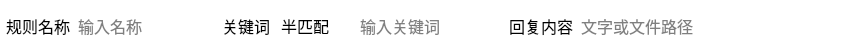
                      <widget class="QFrame" name="horizontalFrame_9">
                       <property name="maximumSize">
                        <size>
                         <width>16777215</width>
                         <height>52</height>
                        </size>
                       </property>
                       <property name="styleSheet">
                        <string notr="true">border-radius: 8px;
background:rgb(255, 255, 255);</string>
                       </property>
                       <layout class="QHBoxLayout" name="horizontalLayout_14" stretch="0,1,0,0,1,0,1,0">
                        <property name="spacing">
                         <number>6</number>
                        </property>
                        <property name="leftMargin">
                         <number>6</number>
                        </property>
                        <property name="topMargin">
                         <number>4</number>
                        </property>
                        <property name="rightMargin">
                         <number>6</number>
                        </property>
                        <property name="bottomMargin">
                         <number>4</number>
                        </property>
                        <item>
                         <widget class="QLabel" name="label_11">
                          <property name="font">
                           <font>
                            <family>微软雅黑 Light</family>
                            <pointsize>12</pointsize>
                           </font>
                          </property>
                          <property name="styleSheet">
                           <string notr="true">color:rgb(0, 0, 0);
background:rgba(0, 0, 0, 0);</string>
                          </property>
                          <property name="text">
                           <string>规则名称</string>
                          </property>
                         </widget>
                        </item>
                        <item>
                         <widget class="QLineEdit" name="RuleName_lineEdit_3">
                          <property name="font">
                           <font>
                            <family>微软雅黑 Light</family>
                            <pointsize>12</pointsize>
                           </font>
                          </property>
                          <property name="styleSheet">
                           <string notr="true">color:rgb(0, 0, 0);
background:rgb(255, 255, 255);
border-radius: 0px;</string>
                          </property>
                          <property name="placeholderText">
                           <string>输入名称</string>
                          </property>
                         </widget>
                        </item>
                        <item>
                         <widget class="QLabel" name="label_5">
                          <property name="font">
                           <font>
                            <family>微软雅黑 Light</family>
                            <pointsize>12</pointsize>
                           </font>
                          </property>
                          <property name="styleSheet">
                           <string notr="true">color:rgb(0, 0, 0);
background:rgba(0, 0, 0, 0);</string>
                          </property>
                          <property name="text">
                           <string>关键词</string>
                          </property>
                         </widget>
                        </item>
                        <item>
                         <widget class="QComboBox" name="KeyWord_comboBox_3">
                          <property name="minimumSize">
                           <size>
                            <width>76</width>
                            <height>0</height>
                           </size>
                          </property>
                          <property name="font">
                           <font>
                            <pointsize>12</pointsize>
                           </font>
                          </property>
                          <property name="styleSheet">
                           <string notr="true">QComboBox {
    color: rgb(0, 0, 0);
    background: rgb(255, 255, 255);
    border-radius: 0px;
    border: none;
}

QComboBox::drop-down {
    width: 0px;
    border: none;
}

QComboBox::down-arrow {
    image: none;
}</string>
                          </property>
                          <item>
                           <property name="text">
                            <string>半匹配</string>
                           </property>
                          </item>
                          <item>
                           <property name="text">
                            <string>全匹配</string>
                           </property>
                          </item>
                         </widget>
                        </item>
                        <item>
                         <widget class="QLineEdit" name="KeyWord_lineEdit_3">
                          <property name="minimumSize">
                           <size>
                            <width>145</width>
                            <height>0</height>
                           </size>
                          </property>
                          <property name="font">
                           <font>
                            <family>微软雅黑 Light</family>
                            <pointsize>12</pointsize>
                           </font>
                          </property>
                          <property name="styleSheet">
                           <string notr="true">color:rgb(0, 0, 0);
background:rgb(255, 255, 255);
border-radius: 0px;</string>
                          </property>
                          <property name="placeholderText">
                           <string>输入关键词</string>
                          </property>
                         </widget>
                        </item>
                        <item>
                         <widget class="QLabel" name="label_6">
                          <property name="font">
                           <font>
                            <family>微软雅黑 Light</family>
                            <pointsize>12</pointsize>
                           </font>
                          </property>
                          <property name="styleSheet">
                           <string notr="true">color:rgb(0, 0, 0);
background:rgba(0, 0, 0, 0);</string>
                          </property>
                          <property name="text">
                           <string>回复内容</string>
                          </property>
                         </widget>
                        </item>
                        <item>
                         <widget class="QLineEdit" name="Reply_lineEdit_3">
                          <property name="minimumSize">
                           <size>
                            <width>220</width>
                            <height>0</height>
                           </size>
                          </property>
                          <property name="font">
                           <font>
                            <family>微软雅黑 Light</family>
                            <pointsize>12</pointsize>
                           </font>
                          </property>
                          <property name="styleSheet">
                           <string notr="true">color:rgb(0, 0, 0);
background:rgb(255, 255, 255);
border-radius: 0px;</string>
                          </property>
                          <property name="placeholderText">
                           <string>文字或文件路径</string>
                          </property>
                         </widget>
                        </item>
                        <item>
                         <widget class="QPushButton" name="file_pushButton_3">
                          <property name="minimumSize">
                           <size>
                            <width>32</width>
                            <height>32</height>
                           </size>
                          </property>
                          <property name="styleSheet">
                           <string notr="true">QPushButton{
	background-color: rgba(255, 255, 255, 0);
border: none;
border-radius:20px;
}
QPushButton:hover {

}
QPushButton:pressed {

}
</string>
                          </property>
                          <property name="text">
                           <string/>
                          </property>
                          <property name="iconSize">
                           <size>
                            <width>24</width>
                            <height>24</height>
                           </size>
                          </property>
                         </widget>
                        </item>
                       </layout>
                      </widget>
